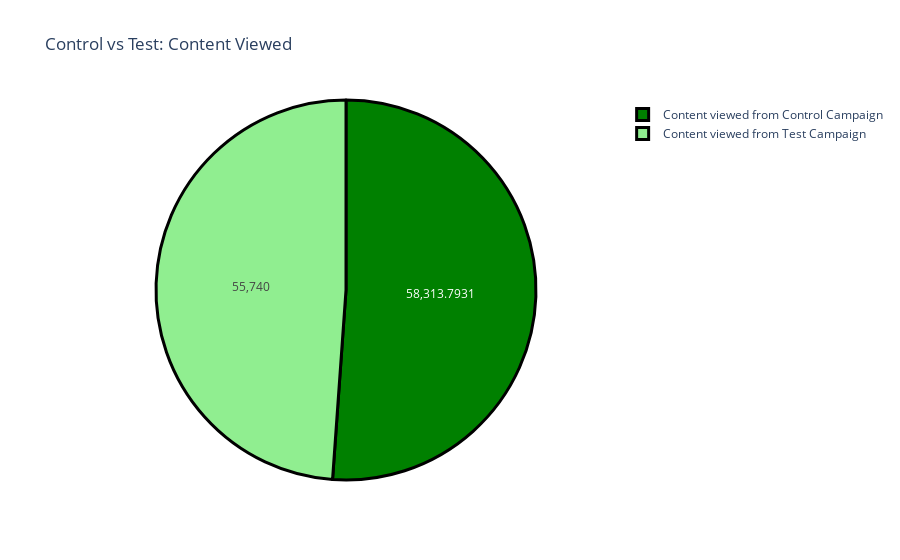

The code cell stored with this chart in its notebook:
### Markdown cell above
**The amount of content viewed after reaching the website from both campaigns**

### Code cell
label=['Content viewed from Control Campaign','Content viewed from Test Campaign']
count=[sum(control_data['Content Viewed']),sum(test_data['Content Viewed'])]

color=['green','lightgreen']
fig=go.Figure(data=[go.Pie(labels=label,values=count)])

fig.update_layout(title='Control vs Test: Content Viewed')

fig.update_traces(hoverinfo='label+percent',textinfo='value',marker=dict(colors=color,line=dict(color='black',width=3)))

### Figure 1 — Plotly figure (JSON) as saved in the notebook; plotly's stock layout.template omitted (floating-point values rounded to 4 significant figures)
{"data": [{"hoverinfo": "label+percent", "labels": ["Content viewed from Control Campaign", "Content viewed from Test Campaign"], "marker": {"colors": ["green", "lightgreen"], "line": {"color": "black", "width": 3}}, "textinfo": "value", "type": "pie", "values": [58310.0, 55740]}], "layout": {"title": {"text": "Control vs Test: Content Viewed"}}}
